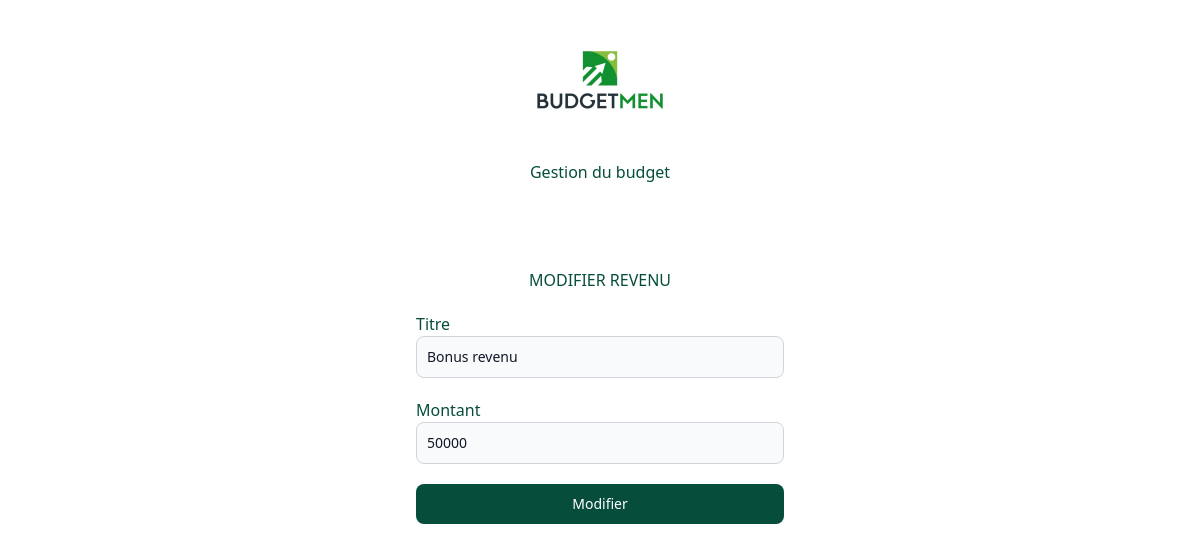
/update_revenu/2/, run on an earlier commit of the app's database.
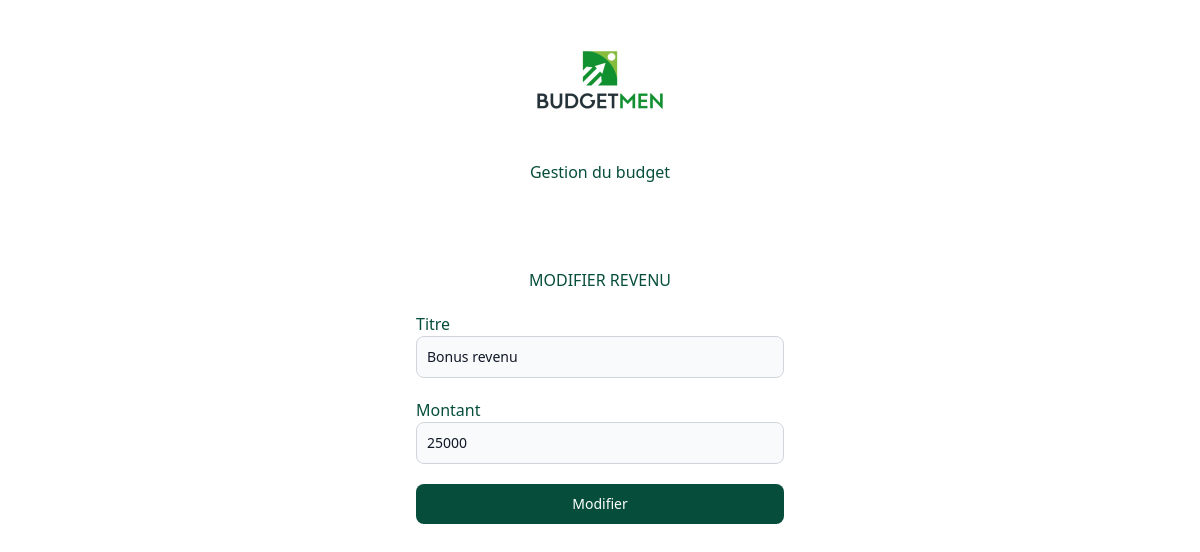
And on a later commit of the database.
### app.py (models this page shows, shortened)
class Revenu(db.Model):
    id = db.Column(db.Integer, primary_key=True)
    titre = db.Column(db.String(100), nullable=False)
    montant = db.Column(db.Integer, nullable=False)

### app.py (the view, shortened to what this page needs)
@app.route("/update_revenu/<int:id>/", methods=["GET", "POST"])
def update_revenu(id):
    revenu = Revenu.query.get_or_404(id)
    return render_template("/revenu/update_revenu.html", revenu=revenu)

### templates/revenu/update_revenu.html
{% extends "./base.html" %}
{% block content %}
{% include "logo.html" %}
<form action="/update_revenu/{{revenu.id}}" method="POST"
  class="max-w-md mx-auto  m-8 pb-10 pt-10 pr-10 pl-10">
  <h1 class="mb-5 text-emerald-900 text-center" >MODIFIER REVENU</h1>
  <label for="Titre" class="text-emerald-900 size-16">Titre</label>
  <div class="mb-5">
    <input type="text" value="{{ revenu.titre }}" id="titre" name="titre" class="bg-gray-50 border border-gray-300 text-gray-900 text-sm rounded-lg focus:ring-blue-500 focus:border-blue-500 block w-full p-2.5 dark:bg-gray-700 dark:border-gray-600 dark:placeholder-gray-400 dark:text-white dark:focus:ring-blue-500 dark:focus:border-blue-500"  required />
  </div>
  <label for="Montant" class="text-emerald-900 size-16">Montant</label>
  <div class="mb-5">
    <input type="number" value="{{ revenu.montant }}" id="montant" name="montant" class="bg-gray-50 border border-gray-300 text-gray-900 text-sm rounded-lg focus:ring-blue-500 focus:border-blue-500 block w-full p-2.5 dark:bg-gray-700 dark:border-gray-600 dark:placeholder-gray-400 dark:text-white dark:focus:ring-blue-500 dark:focus:border-blue-500"  required />
  </div>
  <button type="submit" class="text-white  bg-emerald-900 hover: bg-emerald-800focus:ring-4 focus:outline-none focus:ring-blue-300 font-medium rounded-lg text-sm w-full sm:w-full px-5 py-2.5 text-center dark:bg-blue-600 dark:hover:bg-blue-700 dark:focus:ring-blue-800 ">Modifier</button>
</form>
{% endblock content %}

What changed in the data, as far as the page shows it:
changed Revenu "Bonus revenu": montant "50000" → "25000"
